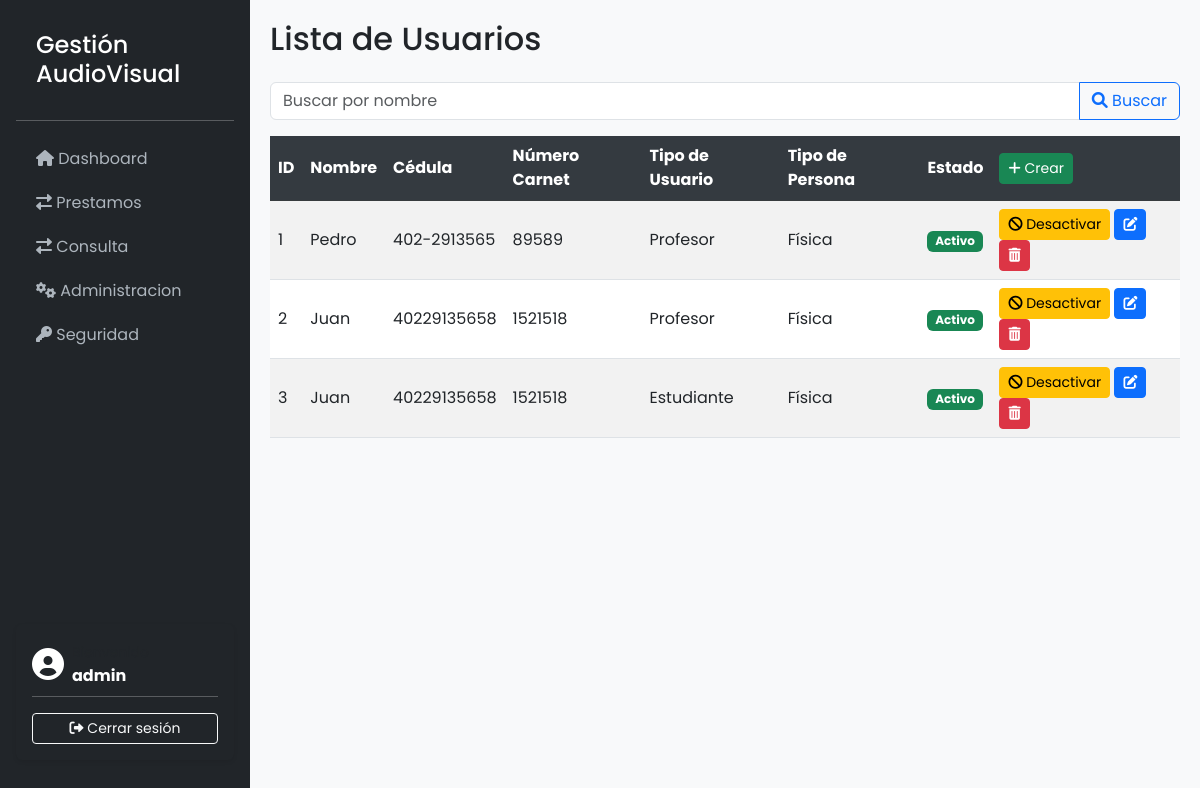
The page /usuarios/ (signed in) on the database as committed earlier.
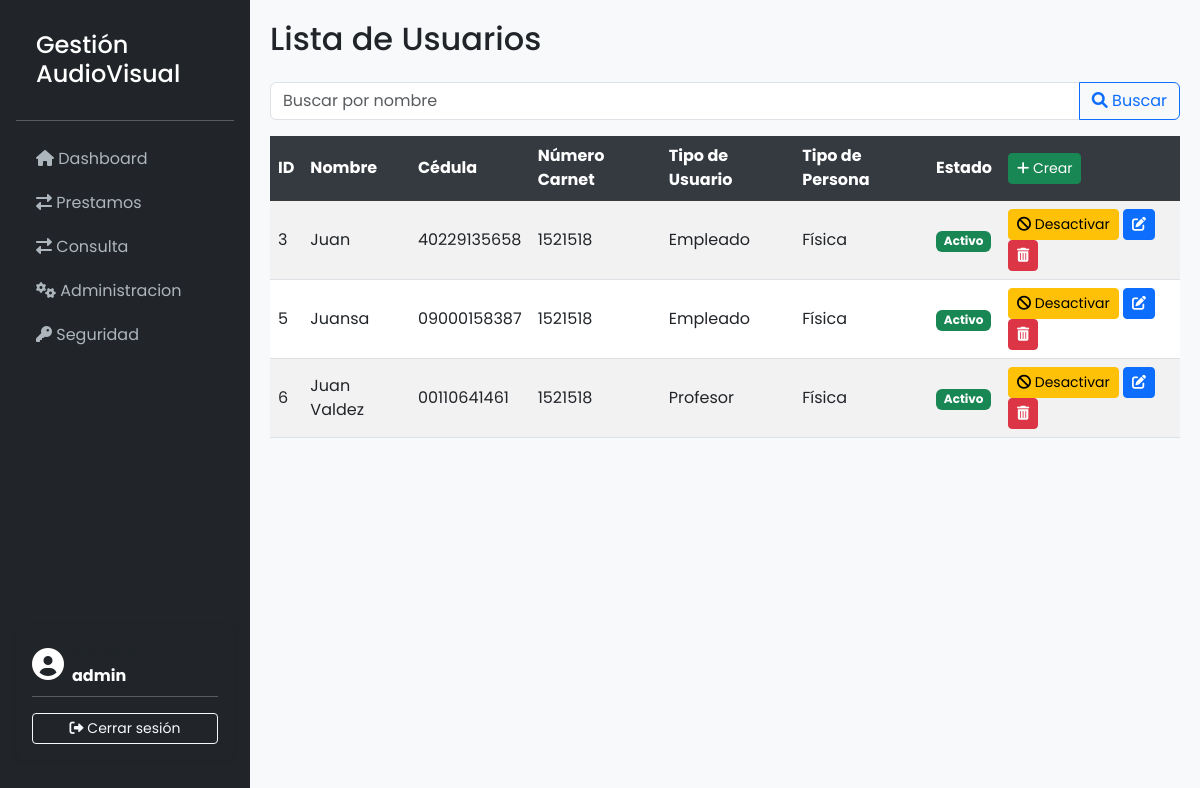
The same page on the database as committed later.
### GestionAudiovisualApp/models.py (models this page shows, shortened)
class Usuario(AbstractBaseUser, PermissionsMixin):
    nombre = models.CharField(max_length=100, unique=True)
    cedula = models.CharField(max_length=11, unique=True)
    numero_carnet = models.CharField(max_length=20)
    tipo_usuario = models.CharField(max_length=50, choices=[('Profesor', 'Profesor'), ('Estudiante', 'Estudiante'), ('Empleado', 'Empleado')])
    tipo_persona = models.CharField(max_length=20, choices=[('Física', 'Física'), ('Jurídica', 'Jurídica')])
    estado = models.BooleanField(default=True)
    is_active = models.BooleanField(default=True)
    is_staff = models.BooleanField(default=False)
    groups = models.ManyToManyField(
        'auth.Group',
        related_name='custom_user_set',
        blank=True,
        help_text='The groups this user belongs to. A user will get all permissions granted to each of their groups.',
        verbose_name='groups',
    )
    user_permissions = models.ManyToManyField(
        'auth.Permission',
        related_name='custom_user_set',
        blank=True,
        help_text='Specific permissions for this user.',
        verbose_name='user permissions',
    )
    objects = UsuarioManager()
    USERNAME_FIELD = 'nombre'
    REQUIRED_FIELDS = ['cedula']

### GestionAudiovisualApp/views.py (the view)
# urls.py: path('usuarios/', UsuarioListView.as_view(), name='usuario-list'),
@method_decorator(user_passes_test(is_admin), name='dispatch')
class UsuarioListView(ListView):
    model = Usuario
    template_name = 'usuarios/usuario_list.html'
    context_object_name = 'usuarios'
    def get_queryset(self):
        queryset = Usuario.objects.all()
        query = self.request.GET.get('q')
        if query:
            queryset = queryset.filter(
                Q(nombre__icontains=query)
            )
        return queryset

### GestionAudiovisualApp/views.py (called while the page is built)
def is_admin(user):
    return user.is_staff

### GestionAudiovisualApp/templates/usuarios/usuario_list.html (shortened to what this page needs)
{% extends 'base.html' %}
{% block content %}
    <h2 class="mb-4">Lista de Usuarios</h2>
    <form method="GET" class="mb-3">
        <div class="input-group">
            <input type="text" name="q" class="form-control" placeholder="Buscar por nombre" value="{{ request.GET.q }}">
            <button class="btn btn-outline-primary" type="submit">
                <i class="fas fa-search"></i> Buscar
            </button>
        </div>
    </form>
    <table class="table table-striped table-hover">
        <thead class="table-dark">
            <tr>
                <th>ID</th>
                <th>Nombre</th>
                <th>Cédula</th>
                <th>Número Carnet</th>
                <th>Tipo de Usuario</th>
                <th>Tipo de Persona</th>
                <th>Estado</th>
                <th>
                    <a href="{% url 'usuario-create' %}" class="btn btn-sm btn-success">
                        <i class="fas fa-plus"></i> Crear
                    </a>
                </th>
            </tr>
        </thead>
        <tbody>
            {% for usuario in usuarios %}
                <tr>
                    <td>{{ usuario.id }}</td>
                    <td>{{ usuario.nombre }}</td>
                    <td>{{ usuario.cedula }}</td>
                    <td>{{ usuario.numero_carnet }}</td>
                    <td>{{ usuario.get_tipo_usuario_display }}</td>
                    <td>{{ usuario.get_tipo_persona_display }}</td>
                    <td>
                        {% if usuario.estado %}
                            <span class="badge bg-success">Activo</span>
                        {% else %}
                            <span class="badge bg-danger">Inactivo</span>
                        {% endif %}
                    </td>
                    <td>
                        <form method="post" action="{% url 'usuario-toggle-estado' usuario.pk %}" style="display:inline;">
                            {% if usuario.estado %}
                                <button type="submit" class="btn btn-warning btn-sm">
                                    <i class="fas fa-ban"></i> Desactivar
                                </button>
                            {% else %}
                                <button type="submit" class="btn btn-success btn-sm">
                                    <i class="fas fa-check"></i> Activar
                                </button>
                            {% endif %}
                        </form>
                        <a href="{% url 'usuario-update' usuario.id %}" class="btn btn-sm btn-primary"><i class="fas fa-edit"></i></a>
                        <a href="{% url 'usuario-delete' usuario.id %}" class="btn btn-sm btn-danger"><i class="fas fa-trash-alt"></i></a>
                    </td>
                </tr>
            {% empty %}
                <tr>
                    <td colspan="8" class="text-center">No hay usuarios disponibles.</td>
                </tr>
            {% endfor %}
        </tbody>
    </table>
{% endblock %}

Rows that differ between the two databases and show on the page:
removed Usuario: id "1", nombre "Pedro", cedula "402-2913565", numero_carnet "89589", tipo_usuario "Profesor", tipo_persona "Física", estado "Activo"
removed Usuario: id "2", nombre "Juan", cedula "40229135658", numero_carnet "1521518", tipo_usuario "Profesor", tipo_persona "Física", estado "Activo"
changed Usuario "Juan": tipo_usuario "Estudiante" → "Empleado"
added Usuario: id "5", nombre "Juansa", cedula "09000158387", numero_carnet "1521518", tipo_usuario "Empleado", tipo_persona "Física", estado "Activo"
added Usuario: id "6", nombre "Juan Valdez", cedula "00110641461", numero_carnet "1521518", tipo_usuario "Profesor", tipo_persona "Física", estado "Activo"
